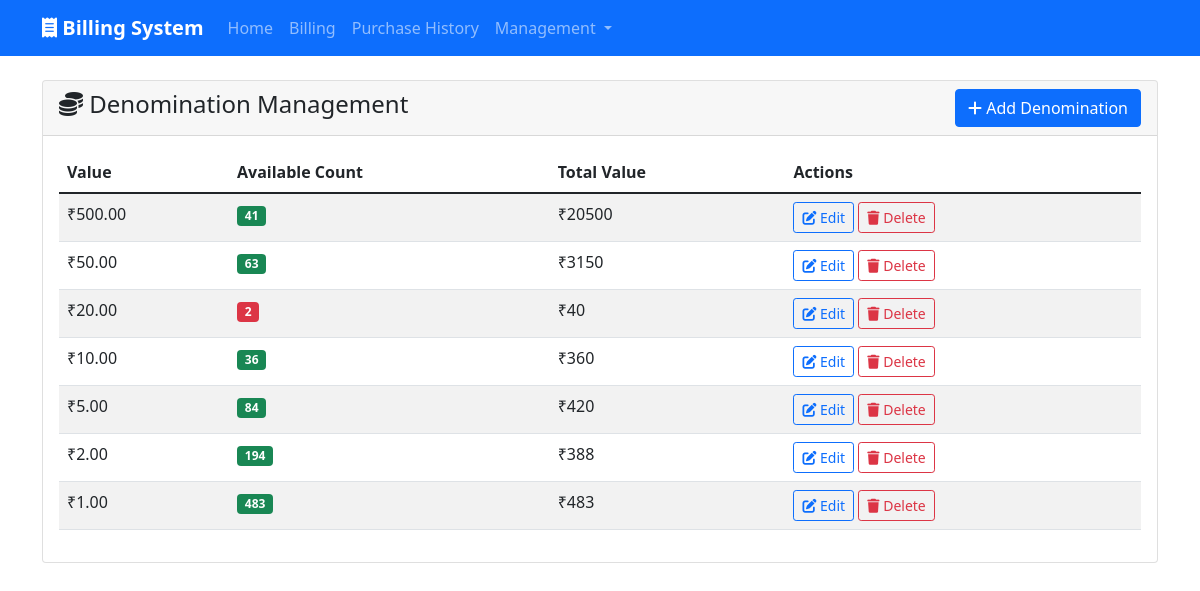
The page /denominations/ on the database as committed earlier.
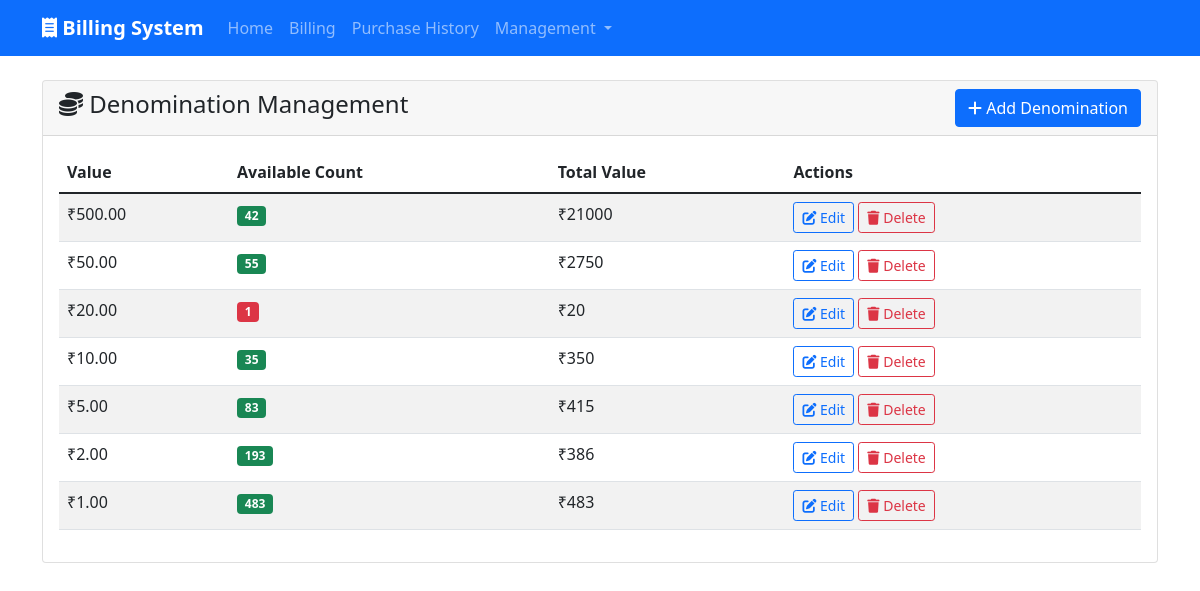
The same page on the database as committed later.
### billing/models.py (models this page shows, shortened)
class Denomination(models.Model):
    value = models.DecimalField(max_digits=10, decimal_places=2)
    count = models.PositiveIntegerField(default=0)
    class Meta:
        ordering = ['-value']

### billing/views.py (the view)
# urls.py: path('denominations/', views.denomination_list, name='denomination_list'),
def denomination_list(request):
    denominations = Denomination.objects.all().order_by('-value')
    return render(request, 'billing/denomination_list.html', {'denominations': denominations})

### billing/templates/billing/denomination_list.html (shortened to what this page needs)
{% extends 'base.html' %}
{% block content %}
<div class="card">
    <div class="card-header d-flex justify-content-between align-items-center">
        <h4><i class="fas fa-coins"></i> Denomination Management</h4>
        <a href="{% url 'denomination_create' %}" class="btn btn-primary">
            <i class="fas fa-plus"></i> Add Denomination
        </a>
    </div>
    <div class="card-body">
        {% if denominations %}
            <div class="table-responsive">
                <table class="table table-striped">
                    <thead>
                        <tr>
                            <th>Value</th>
                            <th>Available Count</th>
                            <th>Total Value</th>
                            <th>Actions</th>
                        </tr>
                    </thead>
                    <tbody>
                        {% for denomination in denominations %}
                        <tr>
                            <td>₹{{ denomination.value }}</td>
                            <td>
                                <span class="badge bg-{% if denomination.count > 20 %}success{% elif denomination.count > 5 %}warning{% else %}danger{% endif %}">
                                    {{ denomination.count }}
                                </span>
                            </td>
                            <td>₹{% widthratio denomination.value 1 denomination.count %}</td>
                            <td>
                                <a href="{% url 'denomination_edit' denomination.pk %}" class="btn btn-sm btn-outline-primary">
                                    <i class="fas fa-edit"></i> Edit
                                </a>
                                <a href="{% url 'denomination_delete' denomination.pk %}" class="btn btn-sm btn-outline-danger">
                                    <i class="fas fa-trash"></i> Delete
                                </a>
                            </td>
                        </tr>
                        {% endfor %}
                    </tbody>
                </table>
            </div>
        {% else %}
            <div class="alert alert-info">
                <i class="fas fa-info-circle"></i>
                No denominations found. <a href="{% url 'denomination_create' %}">Add your first denomination</a>.
            </div>
        {% endif %}
    </div>
</div>
{% endblock %}

Rows that differ between the two databases and show on the page:
changed Denomination (number 1 of 7 on the later page): count "41" → "42"; value+count "20500" → "21000"
changed Denomination (number 2 of 7 on the later page): count "63" → "55"; value+count "3150" → "2750"
changed Denomination (number 3 of 7 on the later page): count "2" → "1"; value+count "40" → "20"
changed Denomination (number 4 of 7 on the later page): count "36" → "35"; value+count "360" → "350"
changed Denomination (number 5 of 7 on the later page): count "84" → "83"; value+count "420" → "415"
changed Denomination (number 6 of 7 on the later page): count "194" → "193"; value+count "388" → "386"
